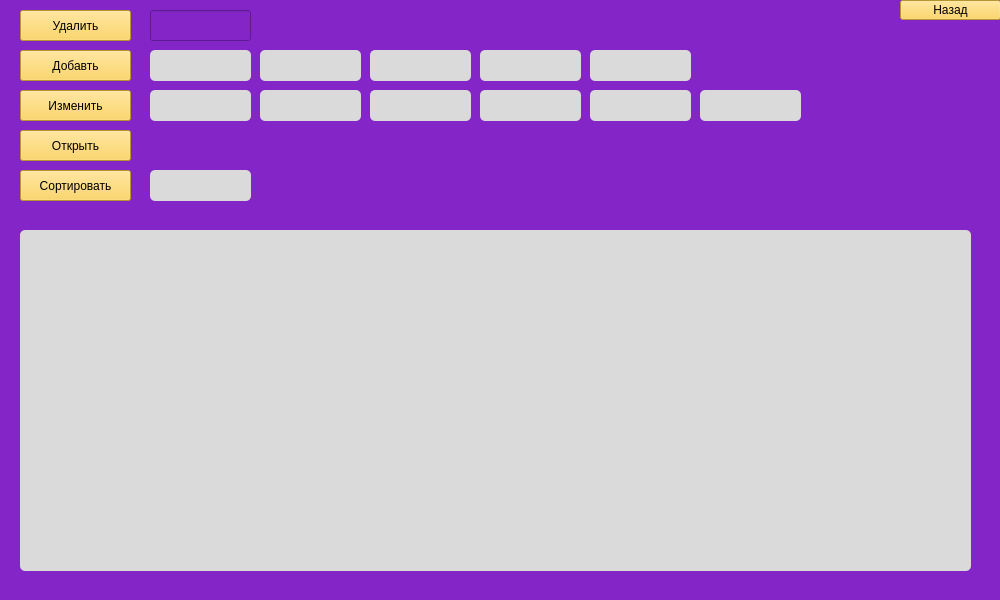
<?xml version="1.0" encoding="UTF-8"?>
<ui version="4.0">
 <class>MainWindow</class>
 <widget class="QMainWindow" name="MainWindow">
  <property name="geometry">
   <rect>
    <x>0</x>
    <y>0</y>
    <width>1000</width>
    <height>600</height>
   </rect>
  </property>
  <property name="minimumSize">
   <size>
    <width>1000</width>
    <height>600</height>
   </size>
  </property>
  <property name="maximumSize">
   <size>
    <width>1000</width>
    <height>600</height>
   </size>
  </property>
  <property name="sizeIncrement">
   <size>
    <width>1000</width>
    <height>800</height>
   </size>
  </property>
  <property name="baseSize">
   <size>
    <width>1000</width>
    <height>600</height>
   </size>
  </property>
  <property name="windowTitle">
   <string>Accidents</string>
  </property>
  <property name="styleSheet">
   <string notr="true">
background-color: rgb(132, 37, 200);
font: 75 12pt &quot;Fixedsys&quot;;
</string>
  </property>
  <widget class="QWidget" name="centralwidget">
   <widget class="QTableWidget" name="tableWidget">
    <property name="geometry">
     <rect>
      <x>20</x>
      <y>230</y>
      <width>951</width>
      <height>341</height>
     </rect>
    </property>
    <property name="styleSheet">
     <string notr="true">background-color: rgb(218, 218, 218);
border-radius: 5px;</string>
    </property>
    <property name="dragEnabled">
     <bool>true</bool>
    </property>
   </widget>
   <widget class="QPushButton" name="Dell">
    <property name="geometry">
     <rect>
      <x>20</x>
      <y>10</y>
      <width>111</width>
      <height>31</height>
     </rect>
    </property>
    <property name="styleSheet">
     <string notr="true">background-color: rgb(255, 207, 64);
</string>
    </property>
    <property name="text">
     <string>Удалить</string>
    </property>
   </widget>
   <widget class="QPushButton" name="Add">
    <property name="geometry">
     <rect>
      <x>20</x>
      <y>50</y>
      <width>111</width>
      <height>31</height>
     </rect>
    </property>
    <property name="styleSheet">
     <string notr="true">background-color: rgb(255, 207, 64);
</string>
    </property>
    <property name="text">
     <string>Добавть</string>
    </property>
   </widget>
   <widget class="QPushButton" name="Change">
    <property name="geometry">
     <rect>
      <x>20</x>
      <y>90</y>
      <width>111</width>
      <height>31</height>
     </rect>
    </property>
    <property name="styleSheet">
     <string notr="true">background-color: rgb(255, 207, 64);
</string>
    </property>
    <property name="text">
     <string>Изменить</string>
    </property>
   </widget>
   <widget class="QPushButton" name="Open">
    <property name="geometry">
     <rect>
      <x>20</x>
      <y>130</y>
      <width>111</width>
      <height>31</height>
     </rect>
    </property>
    <property name="styleSheet">
     <string notr="true">background-color: rgb(255, 207, 64);
</string>
    </property>
    <property name="text">
     <string>Открыть</string>
    </property>
   </widget>
   <widget class="QPushButton" name="Sort">
    <property name="geometry">
     <rect>
      <x>20</x>
      <y>170</y>
      <width>111</width>
      <height>31</height>
     </rect>
    </property>
    <property name="styleSheet">
     <string notr="true">background-color: rgb(255, 207, 64);
</string>
    </property>
    <property name="text">
     <string>Сортировать</string>
    </property>
   </widget>
   <widget class="QPushButton" name="Back">
    <property name="geometry">
     <rect>
      <x>900</x>
      <y>0</y>
      <width>101</width>
      <height>20</height>
     </rect>
    </property>
    <property name="styleSheet">
     <string notr="true">background-color: rgb(255, 207, 64);
</string>
    </property>
    <property name="text">
     <string>Назад</string>
    </property>
   </widget>
   <widget class="QLineEdit" name="DellLine">
    <property name="geometry">
     <rect>
      <x>150</x>
      <y>10</y>
      <width>101</width>
      <height>31</height>
     </rect>
    </property>
    <property name="styleSheet">
     <string notr="true"/>
    </property>
   </widget>
   <widget class="QLineEdit" name="AddLine">
    <property name="geometry">
     <rect>
      <x>150</x>
      <y>50</y>
      <width>101</width>
      <height>31</height>
     </rect>
    </property>
    <property name="styleSheet">
     <string notr="true">background-color: rgb(218, 218, 218);
border-radius: 5px;</string>
    </property>
   </widget>
   <widget class="QLineEdit" name="AddLine_1">
    <property name="geometry">
     <rect>
      <x>260</x>
      <y>50</y>
      <width>101</width>
      <height>31</height>
     </rect>
    </property>
    <property name="styleSheet">
     <string notr="true">background-color: rgb(218, 218, 218);
border-radius: 5px;</string>
    </property>
   </widget>
   <widget class="QLineEdit" name="AddLine_2">
    <property name="geometry">
     <rect>
      <x>370</x>
      <y>50</y>
      <width>101</width>
      <height>31</height>
     </rect>
    </property>
    <property name="styleSheet">
     <string notr="true">background-color: rgb(218, 218, 218);
border-radius: 5px;</string>
    </property>
   </widget>
   <widget class="QLineEdit" name="AddLine_3">
    <property name="geometry">
     <rect>
      <x>480</x>
      <y>50</y>
      <width>101</width>
      <height>31</height>
     </rect>
    </property>
    <property name="styleSheet">
     <string notr="true">background-color: rgb(218, 218, 218);
border-radius: 5px;</string>
    </property>
   </widget>
   <widget class="QLineEdit" name="AddLine_4">
    <property name="geometry">
     <rect>
      <x>590</x>
      <y>50</y>
      <width>101</width>
      <height>31</height>
     </rect>
    </property>
    <property name="styleSheet">
     <string notr="true">background-color: rgb(218, 218, 218);
border-radius: 5px;</string>
    </property>
   </widget>
   <widget class="QLineEdit" name="ChangeLine_4">
    <property name="geometry">
     <rect>
      <x>590</x>
      <y>90</y>
      <width>101</width>
      <height>31</height>
     </rect>
    </property>
    <property name="styleSheet">
     <string notr="true">background-color: rgb(218, 218, 218);
border-radius: 5px;</string>
    </property>
   </widget>
   <widget class="QLineEdit" name="ChangeLine_1">
    <property name="geometry">
     <rect>
      <x>260</x>
      <y>90</y>
      <width>101</width>
      <height>31</height>
     </rect>
    </property>
    <property name="styleSheet">
     <string notr="true">background-color: rgb(218, 218, 218);
border-radius: 5px;</string>
    </property>
   </widget>
   <widget class="QLineEdit" name="ChangeLine_2">
    <property name="geometry">
     <rect>
      <x>370</x>
      <y>90</y>
      <width>101</width>
      <height>31</height>
     </rect>
    </property>
    <property name="styleSheet">
     <string notr="true">background-color: rgb(218, 218, 218);
border-radius: 5px;</string>
    </property>
   </widget>
   <widget class="QLineEdit" name="ChangeLine_3">
    <property name="geometry">
     <rect>
      <x>480</x>
      <y>90</y>
      <width>101</width>
      <height>31</height>
     </rect>
    </property>
    <property name="styleSheet">
     <string notr="true">background-color: rgb(218, 218, 218);
border-radius: 5px;</string>
    </property>
   </widget>
   <widget class="QLineEdit" name="ChangeLine">
    <property name="geometry">
     <rect>
      <x>150</x>
      <y>90</y>
      <width>101</width>
      <height>31</height>
     </rect>
    </property>
    <property name="styleSheet">
     <string notr="true">background-color: rgb(218, 218, 218);
border-radius: 5px;</string>
    </property>
   </widget>
   <widget class="QLineEdit" name="ChangeLine_5">
    <property name="geometry">
     <rect>
      <x>700</x>
      <y>90</y>
      <width>101</width>
      <height>31</height>
     </rect>
    </property>
    <property name="styleSheet">
     <string notr="true">background-color: rgb(218, 218, 218);
border-radius: 5px;</string>
    </property>
   </widget>
   <widget class="QLineEdit" name="lineEdit_13">
    <property name="geometry">
     <rect>
      <x>150</x>
      <y>170</y>
      <width>101</width>
      <height>31</height>
     </rect>
    </property>
    <property name="styleSheet">
     <string notr="true">background-color: rgb(218, 218, 218);
border-radius: 5px;</string>
    </property>
   </widget>
  </widget>
 </widget>
 <resources/>
 <connections/>
</ui>
